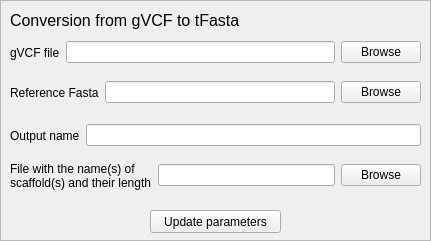
     <widget class="QFrame" name="frameVCF">
      <property name="geometry">
       <rect>
        <x>470</x>
        <y>170</y>
        <width>431</width>
        <height>241</height>
       </rect>
      </property>
      <property name="frameShape">
       <enum>QFrame::StyledPanel</enum>
      </property>
      <property name="frameShadow">
       <enum>QFrame::Raised</enum>
      </property>
      <widget class="QLabel" name="label_120">
       <property name="geometry">
        <rect>
         <x>10</x>
         <y>10</y>
         <width>261</width>
         <height>21</height>
        </rect>
       </property>
       <property name="font">
        <font>
         <pointsize>12</pointsize>
        </font>
       </property>
       <property name="text">
        <string>Conversion from gVCF to tFasta</string>
       </property>
      </widget>
      <widget class="QWidget" name="layoutWidget_139">
       <property name="geometry">
        <rect>
         <x>10</x>
         <y>40</y>
         <width>411</width>
         <height>25</height>
        </rect>
       </property>
       <layout class="QHBoxLayout" name="horizontalLayout_153">
        <item>
         <widget class="QLabel" name="label_121">
          <property name="text">
           <string>gVCF file</string>
          </property>
         </widget>
        </item>
        <item>
         <widget class="QLineEdit" name="lineInputVCF"/>
        </item>
        <item>
         <widget class="QPushButton" name="openInputVCF">
          <property name="text">
           <string>Browse</string>
          </property>
         </widget>
        </item>
       </layout>
      </widget>
      <widget class="QWidget" name="layoutWidget_140">
       <property name="geometry">
        <rect>
         <x>10</x>
         <y>120</y>
         <width>411</width>
         <height>31</height>
        </rect>
       </property>
       <layout class="QHBoxLayout" name="horizontalLayout_154">
        <item>
         <widget class="QLabel" name="labelOutputVCF">
          <property name="text">
           <string>Output name</string>
          </property>
         </widget>
        </item>
        <item>
         <widget class="QLineEdit" name="lineOutputVCF"/>
        </item>
       </layout>
      </widget>
      <widget class="QWidget" name="layoutWidget_141">
       <property name="geometry">
        <rect>
         <x>10</x>
         <y>80</y>
         <width>411</width>
         <height>25</height>
        </rect>
       </property>
       <layout class="QHBoxLayout" name="horizontalLayout_155">
        <item>
         <widget class="QLabel" name="label_123">
          <property name="text">
           <string>Reference Fasta</string>
          </property>
         </widget>
        </item>
        <item>
         <widget class="QLineEdit" name="lineInputRefFasta"/>
        </item>
        <item>
         <widget class="QPushButton" name="openInputRefFasta">
          <property name="text">
           <string>Browse</string>
          </property>
         </widget>
        </item>
       </layout>
      </widget>
      <widget class="QWidget" name="layoutWidget_142">
       <property name="geometry">
        <rect>
         <x>10</x>
         <y>160</y>
         <width>411</width>
         <height>31</height>
        </rect>
       </property>
       <layout class="QHBoxLayout" name="horizontalLayout_156">
        <item>
         <widget class="QLabel" name="label_124">
          <property name="text">
           <string>File with the name(s) of
scaffold(s) and their length</string>
          </property>
         </widget>
        </item>
        <item>
         <widget class="QLineEdit" name="lineScaffoldVCF"/>
        </item>
        <item>
         <widget class="QPushButton" name="openScaffoldVCF">
          <property name="text">
           <string>Browse</string>
          </property>
         </widget>
        </item>
       </layout>
      </widget>
      <widget class="QPushButton" name="updateVCF">
       <property name="geometry">
        <rect>
         <x>150</x>
         <y>210</y>
         <width>131</width>
         <height>23</height>
        </rect>
       </property>
       <property name="text">
        <string>Update parameters</string>
       </property>
      </widget>
     </widget>
